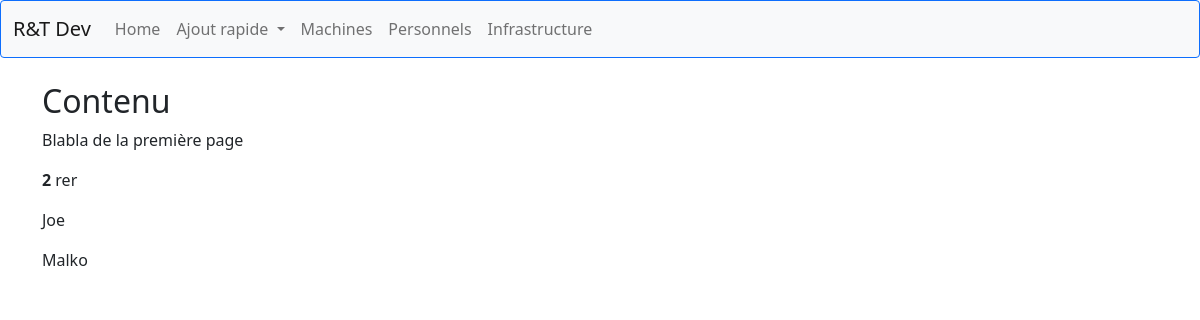
Before: /computerApp/ with the older database file.
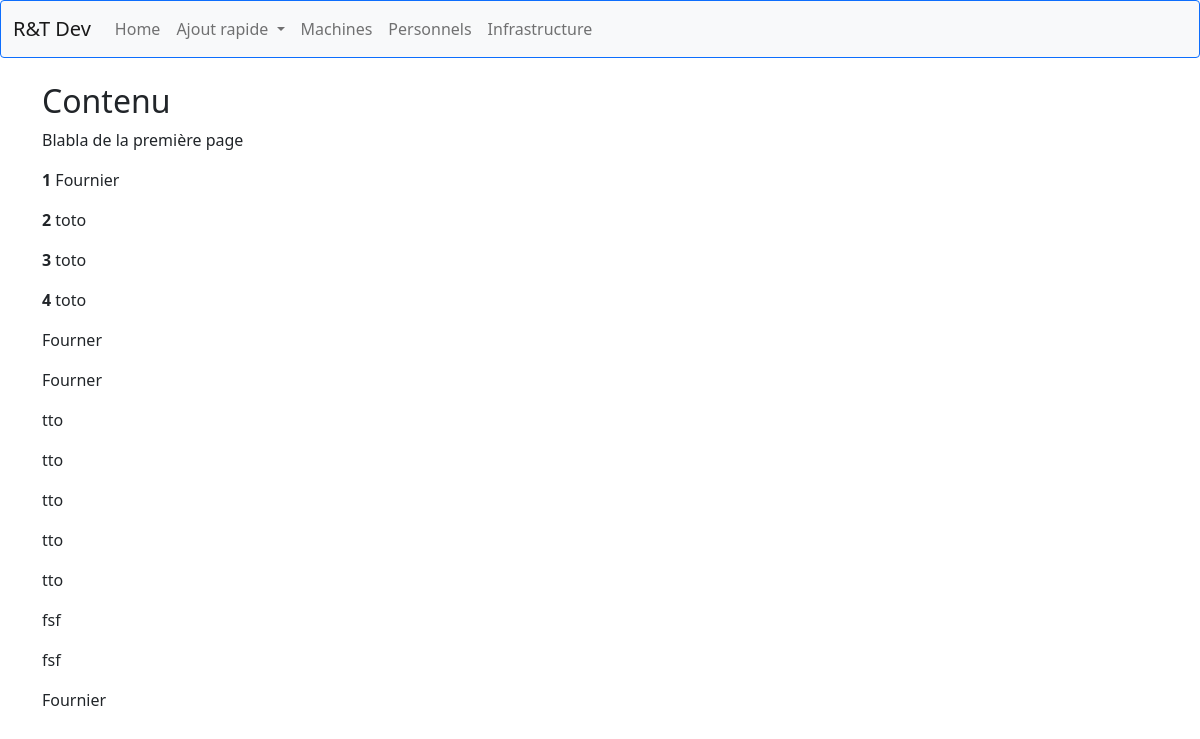
After: the same page with the newer database file.
### computerApp/models.py (models this page shows, shortened)
class Machine(models.Model):
    TYPE = (
        ('PC', 'Windows'),
        ('Mac', 'MacOS'),
        ('Serveur', 'Serveur'),
        ('Switch', 'Switch'),
    )
    id = models.AutoField(primary_key=True, editable=False)
    nom = models.CharField(max_length=30)
    creation_date = models.DateField(default=datetime.now())
    mach = models.CharField(max_length=32, choices=TYPE, default='PC')
    address_ip = models.GenericIPAddressField(
        protocol='IPv4',
        validators=[
            RegexValidator(
                regex=r'^(?!0\.0\.0\.0$)'
            ),
            validate_ipv4_address
        ],
        unique=True,
        default='0.0.0.0'
    )
    SITE = (
        ('Tours', 'Tours'),
        ('Paris', 'Paris')
    )
    site = models.CharField(max_length=10, choices=SITE, default='Paris')
    personnel = models.OneToOneField('Personnel', on_delete=models.SET_NULL, null=True, blank=True,
                                     related_name='machine_attitre')
    administrateur = models.ForeignKey(
        'Personnel',
        on_delete=models.SET_NULL,
        null=True,
        blank=True,
        related_name='administrateur_machines',
        limit_choices_to=Q(role='Administrateur') & Q(site=models.F('site'))
    )

class Personnel(models.Model):
    id = models.AutoField(primary_key=True, editable=False)
    nom = models.CharField(max_length=50)
    prenom = models.CharField(max_length=50)
    GENRE = (
        ('Mr', 'Homme'),
        ('Mme', 'Femme'),
    )
    SITE = (
        ('Tours', 'Tours'),
        ('Paris', 'Paris')
    )
    ROLE = (
        ('Utilisateur', 'Utilisateur'),
        ('Administrateur', 'Administrateur')
    )
    telephone = models.CharField(
        max_length=10,
        validators=[MaxValueValidator(10)],
        default='None'
    )
    email = models.EmailField(blank=True, default='None')
    genre = models.CharField(max_length=32, choices=GENRE, default='Homme')
    site = models.CharField(max_length=15, choices=SITE, default='Paris')
    role = models.CharField(max_length=15, choices=ROLE, default='Utilisateur')
    machine = models.OneToOneField('Machine', on_delete=models.SET_NULL, null=True, blank=True,default='None',
                                   related_name='personnel_attitre')

### computerApp/views.py (the view)
# urls.py: path('', views.index, name='index'),
def index(request) :
    machines = Machine.objects.all()
    Personnels = Personnel.objects.all()
    infrastructures = Infrastructure.objects.all()
    context = {
        'machines' : machines,
        'personnels': Personnels,
        'infrastructures' : infrastructures
    }
    return render(request, 'index.html',context)

### computerApp/templates/index.html (shortened to what this page needs)
<!DOCTYPE html>
<html lang="fr">
<head>
    <link href="https://cdn.jsdelivr.net/npm/bootstrap@5.1.3/dist/css/bootstrap.min.css"
          rel="stylesheet"
>
</head>
<body>
{% block sidebar %}
<nav class="navbar navbar-expand-lg navbar-light bg-light border border-primary rounded">
    <div class="container-fluid">
        <a class="navbar-brand" href="#">R&T Dev</a>
        <div class="collapse navbar-collapse" id="navbarNav">
            <ul class="navbar-nav">
                <li class="nav-item">
                    <a class="nav-link" href="#">Home</a>
                </li>
                <li class="nav-item dropdown">
                    <a class="nav-link dropdown-toggle" href="#" id="navbarDropdown" role="button"
                       data-bs-toggle="dropdown" aria-expanded="false">
                        Ajout rapide
                    </a>
                </li>
                <li class="nav-item">
                    <a class="nav-link" href="{% url 'machines' %}">Machines</a>
                </li>
                <li>
                    <a class="nav-link" href="{% url 'personnels' %}">Personnels</a>
                </li>
                 <li>
                    <a class="nav-link" href="{% url 'infrastructures' %}">Infrastructure</a>
                </li>
            </ul>
        </div>
    </div>
</nav>
{% endblock %}
{% block content %}
<div class="container mt-4">
    <h2>Contenu</h2>
    <p>Blabla de la première page</p>
    {% for machine in machines %}
    <p><b>{{ machine.id }}</b> {{ machine.nom }}</p>
    {% endfor %}
    {% for personnels in personnels %}
    <p><b>{{ personnels.N_secu }}</b> {{ personnels.nom }}</p>
    {% endfor %}
</div>
{% endblock %}
</body>
</html>

Changed rows visible on the page:
added Machine: id "1", nom "Fournier"
changed Machine id 2: nom "rer" → "toto"
added Machine: id "3", nom "toto"
added Machine: id "4", nom "toto"
changed Personnel (number 1 of 10 on the later page): nom "Joe" → "Fourner"
changed Personnel (number 2 of 10 on the later page): nom "Malko" → "Fourner"
added Personnel: nom "tto"
added Personnel: nom "tto"
added Personnel: nom "tto"
added Personnel: nom "tto"
added Personnel: nom "tto"
added Personnel: nom "fsf"
added Personnel: nom "fsf"
added Personnel: nom "Fournier"
